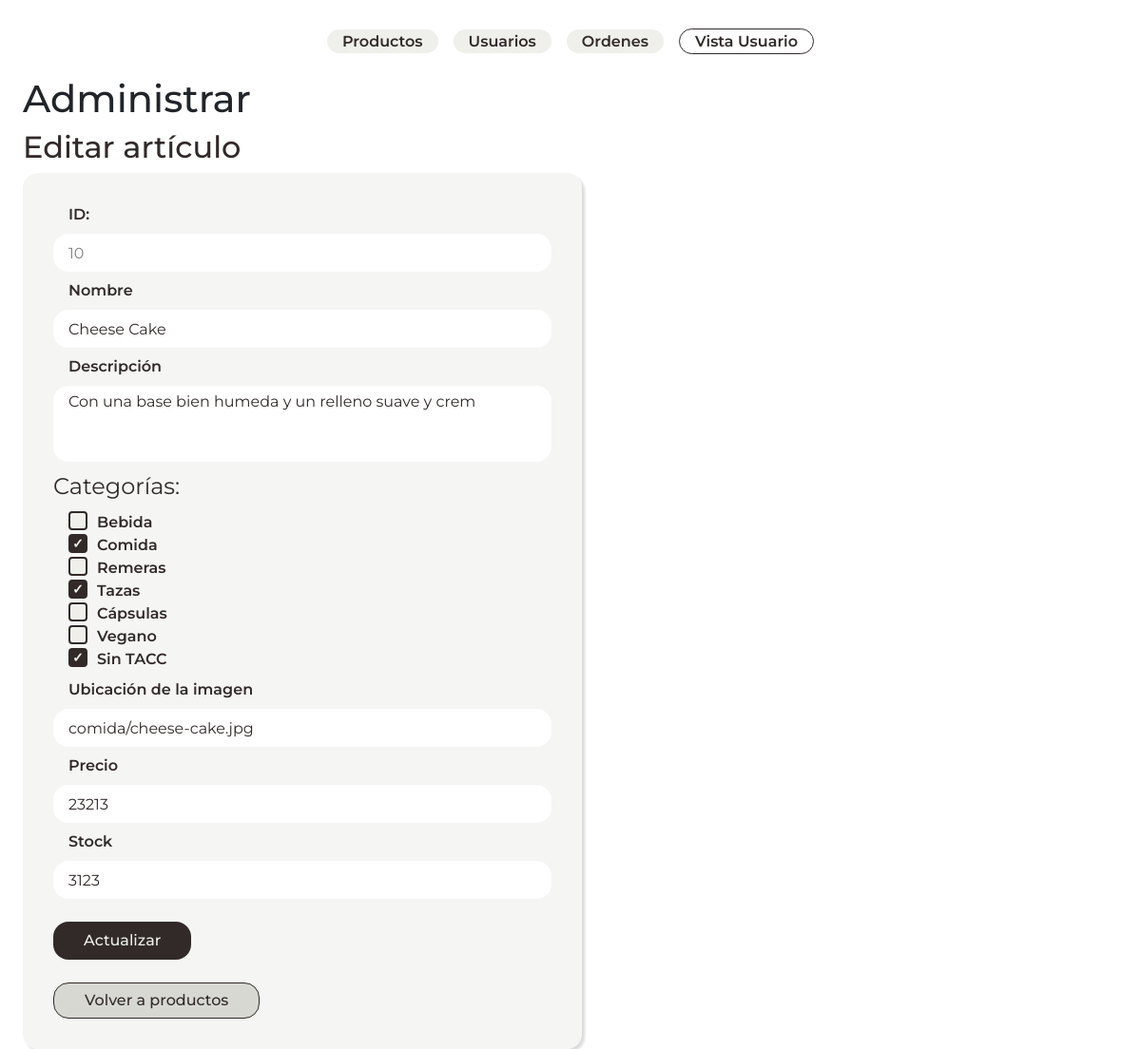
The app's page /admin.php?sec=update&id=10 with its own data.
### tables this page shows
CREATE TABLE `productos_bar` (
  `id` int(11) UNSIGNED NOT NULL,
  `nombre` varchar(50) NOT NULL,
  `descripcion` mediumtext DEFAULT NULL,
  `imagen` varchar(70) DEFAULT NULL,
  `precio` decimal(10,0) UNSIGNED NOT NULL,
  `stock` int(10) UNSIGNED DEFAULT NULL
);

CREATE TABLE `categorias` (
  `id` int(11) UNSIGNED NOT NULL,
  `categoria` varchar(50) NOT NULL
);

### clases/conexion.php (called while the page is built, shortened)
<?php
class Conexion {
    private $servername = "localhost";
    private $username = "root";
    private $password = "";
    private $db = "maldito";
    protected $conn;
    public function __construct (){
        try {
            $this->conn = new PDO ("mysql: host=$this->servername;dbname=$this->db", $this->username, $this->password);
            $this->conn->setAttribute(PDO::ATTR_ERRMODE, PDO::ERRMODE_EXCEPTION);
        } catch (PDOException $e){
            echo "Conexión fallida: ". $e->getMessage();
        }
    }
    public function getConn (){
        return $this->conn;
    }
}
?>

### clases/Productos.php (called while the page is built, shortened)
<?php
require 'conexion.php';
class Producto
{
    private $conn;
    private $tabla = 'productos_bar';
    public function __construct ()
    {
        $database_conexion = new Conexion();
        $this->conn = $database_conexion ->getConn();
    }
    public function read ($id)
    {
        $query = "SELECT * FROM $this->tabla WHERE id = :id";
        $stmt = $this->conn->prepare($query);
        $stmt ->bindParam (":id", $id);
        $stmt-> execute();
        return $stmt;
    }
    public function getCategorias (){
        $query = "SELECT * FROM categorias";
        $stmt = $this->conn->prepare($query);
        $stmt->execute();
        if ($stmt->rowCount() > 0){
           return $stmt->fetchAll(PDO::FETCH_ASSOC);
        } else {
            return false;
        }
    }
}

### views/admin/update.php (the view, shortened to what this page needs)
<?php
include_once 'clases/Productos.php';
$producto = new Producto();
$categoriasDisponibles = $producto->getCategorias();
if ($_SERVER['REQUEST_METHOD'] == 'POST'){
    $id = $_POST['id'];
    $nombre = $_POST['nombre'];
    $descripcion = $_POST['descripcion'];
    $categorias_checked = $_POST['categoria'];
    $imagen = $_POST['imagen'];
    $precio = $_POST['precio'];
    $stock = $_POST['stock'];
    $producto->update($id, $nombre, $descripcion, $precio, $stock ,$imagen, $categorias_checked);
    header ("Location: admin.php?sec=productosAll");
} else {
    $id = isset($_GET['id']) ? $_GET['id'] : die('ERROR: REGISTRO NO ENCONTRADO');
    $stmt = $producto->read($id);
    $row =$stmt->fetch(PDO::FETCH_ASSOC);
    $nombre =$row['nombre'];
    $descripcion = $row['descripcion'];
    $imagen = $row['imagen'];
    $precio = $row['precio'];
    $stock = $row['stock'];
    $id = $row['id'];
}
?>
<h2>Editar artículo</h2>
<form action="admin.php?sec=update" method="post">
    <label>ID: </label>
    <input class="readonlyInput" readonly name="id" value="<?php echo $id ?>">
    <label>Nombre</label>
    <input type="text" name="nombre" value="<?php echo $nombre ?>">
    <label>Descripción</label>
    <textarea name="descripcion" placeholder="Escribe la descripción del producto"><?php echo $descripcion ?></textarea>
    <fieldset>
        <legend>Categorías: </legend>
        <?php
            foreach ($categoriasDisponibles as $categoria) {
                echo '<div class="list-checkbox">';
                echo '<label for="' . strtolower($categoria['categoria']) . '"> ' . $categoria['categoria'] . ' </label>';
                echo '</div>';
            }
        ?>
    </fieldset>
    <label>Ubicación de la imagen</label>
    <input type="text" name="imagen" value="<?php echo $imagen ?>">
    <label>Precio</label>
    <input type="number" name="precio" value=<?php echo $precio ?>>
    <label>Stock</label>
    <input type="number" name="stock" value=<?php echo $stock ?>>
    <input class="btn formulario-usuario__btn" type="submit" value="Actualizar">
    <a class="btn alternativa-usuario__btn" href="admin.php">Volver a productos</a>
</form>

### styles/styles.css (style rules this page uses)
* { margin: 0; box-sizing: border-box; }
:root { --box-shadow: 3px 3px 3px 0px rgba(0, 0, 0, 0.289); --main-color: ##A96A59; --main-color-dark:rgb(49, 42, 41); --text-headings: #312a29; --text-headings-light: #EFF0EB; --text-color: #312a29; --text-color-darker: #312a29; --text-color-light:#EFF0EB; --bg-color: #EFF0EB; --bg-color-dark: #312a29; --bg-color-intermediate: #d7d8d2; --bg-nav-color: #EFF0EB; --box-shadow: 3px 3px 3px 0px rgba(0, 0, 0, 0.144); --danger: rgb(211, 0, 0); }
body { font-family: "Montserrat", sans-serif; }
input, button, textarea, select { font: inherit; }
a { text-decoration: none; color: var(--text-color); }
h2 { color:#312a29; }
.btn { display: flex; background-color: var(--bg-color-dark); color: var(--text-color-light); width:max-content; border-radius: 1rem; padding-inline:2rem; border: none; display: flex; align-items: center; justify-content: center; font-weight: 500; z-index: 2; }
.formulario-usuario__btn { margin-top: 1rem; }
.alternativa-usuario__btn { background-color: var(--bg-color-intermediate); color: var(--bg-color-dark); margin-top:1rem; border: 1px solid var(--bg-color-dark); }
.list-checkbox { display: flex; justify-content: left; align-items: center; }
.list-checkbox__checkbox + label { position: relative; padding-left: 30px; cursor: pointer; font-size: 16px; }
.list-checkbox__checkbox + label::before { content: ''; position: absolute; left: 0; top: 0; width: 20px; height: 20px; border: 2px solid var(--bg-color-dark); border-radius: 4px; background-color: var(--bg-color); transition: background-color 0.3s, border-color 0.3s; }
.list-checkbox__checkbox:checked + label::before { background-color: var(--bg-color-dark); border-color: var(--bg-color-dark); }
.list-checkbox__checkbox:checked + label::after { content: '\2713'; position: absolute; left: 4px; top: 0; font-size: 14px; color: var(--text-color-light); transition: all 0.3s; }
form { width: 50%; display: flex; flex-direction: column; height: 95%; justify-content: center; gap: .5rem; color: var(--text-color); background-color: #eff0eb9a; padding: 2rem; border-radius: 1rem; box-shadow: var(--box-shadow); }
form input, form textarea { height: 2.5rem; border-radius: 1rem; border: none; color: var(--text-color); padding-left: 1rem; }
form textarea { padding-top: .3rem; resize: none; height: 5rem; }
form label { font-weight: 600; margin-left: 1rem; }
.readonlyInput { border: none; background-color: none; display: inline; color: grey; }

### records on screen
productos_bar: id "10", nombre "Cheese Cake", descripcion "Con una base bien humeda y un relleno suave y crem", imagen "comida/cheese-cake.jpg", precio "23213", stock "3123"
categorias: categoria "Bebida"
categorias: categoria "Comida"
categorias: categoria "Remeras"
categorias: categoria "Tazas"
categorias: categoria "Cápsulas"
categorias: categoria "Vegano"
categorias: categoria "Sin TACC"
